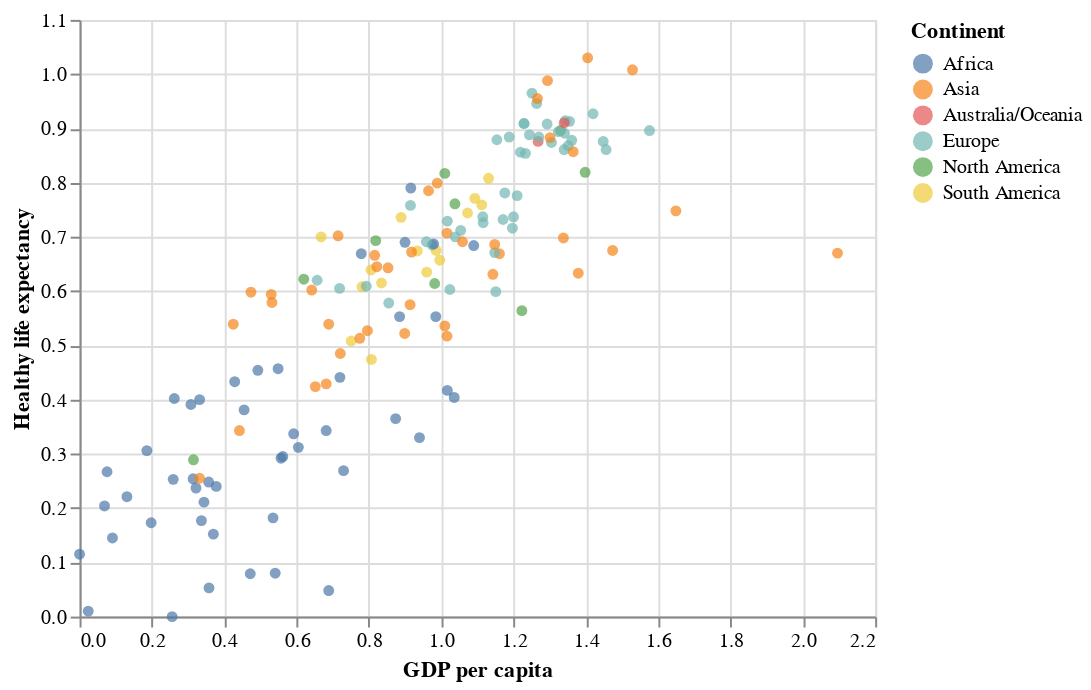

Write notebook code for a chart like this one.
### Markdown cell above
Now lets try to make the same chart but with the continent as the color.

### Code cell
c3 = alt.Chart(df).mark_circle().encode(
    x = "GDP per capita",
    y = "Healthy life expectancy",
    color = "Continent:N",
    tooltip = "Country or region"
)
c3

### Figure 1 — Vega-Lite specification as saved in the notebook (floating-point values rounded to 4 significant figures; data arrays with more than 128 entries replaced by an {"elided": "..."} marker saying what was removed)
{"config": {"view": {"continuousWidth": 400, "continuousHeight": 300}}, "data": {"name": "data-f5ccd60e356ce9ae285a69c843816af1"}, "mark": "circle", "encoding": {"color": {"field": "Continent", "type": "nominal"}, "tooltip": {"field": "Country or region", "type": "nominal"}, "x": {"field": "GDP per capita", "type": "quantitative"}, "y": {"field": "Healthy life expectancy", "type": "quantitative"}}, "$schema": "https://vega.github.io/schema/vega-lite/v4.17.0.json", "datasets": {"data-f5ccd60e356ce9ae285a69c843816af1": {"elided": "156 records"}}}
